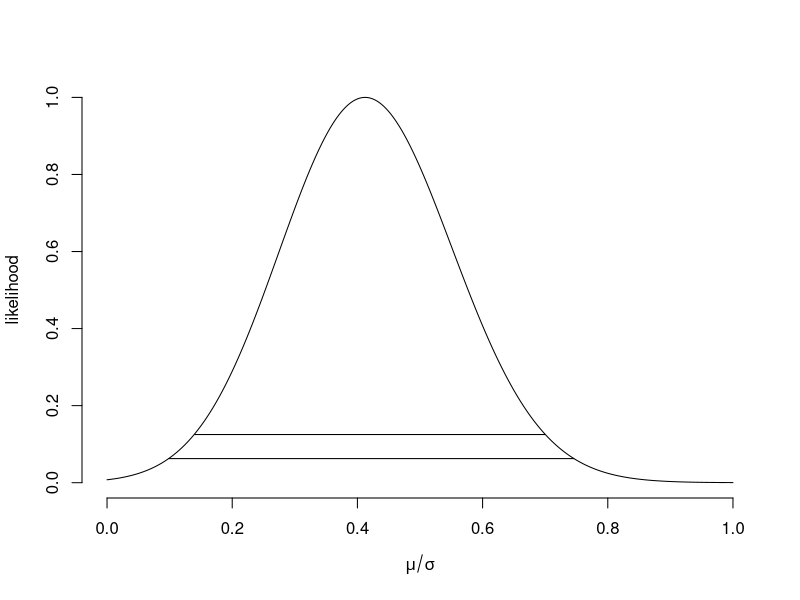
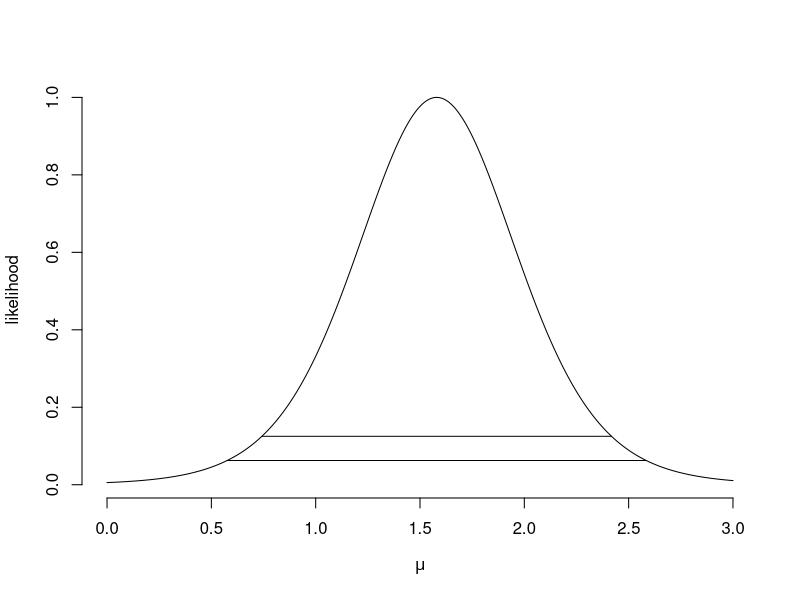

R code for these plots, in order:
data(sleep)
g1 <- sleep$extra[1 : 10]
g2 <- sleep$extra[11 : 20]
difference <- g2 - g1
mn <- mean(difference)
s <- sd(difference)
n <- 10

#postscript("normalLikelihoodMean.eps", height = 6, width = 6, horizontal = FALSE)
tStat <- sqrt(n) * mn / s
esVals <- seq(0, 1, length = 1000)
likVals <- dt(tStat, n - 1, ncp = n * esVals)
likVals <- likVals / max(likVals)
plot(esVals, likVals, type = "l", xlab = expression(mu / sigma), ylab = "likelihood", frame = FALSE)
lines(range(esVals[likVals>1/8]), c(1/8,1/8))
lines(range(esVals[likVals>1/16]), c(1/16,1/16))
#dev.off()

muVals <- seq(0, 3, length = 1000)
likVals <- sapply(muVals,
                  function(mu){
                    (sum((difference - mu)^2) /
                     sum((difference - mn)^2)) ^ (-n/2) 
                  }
                  )
#postscript("normalProfileLikelihoodMean.eps", height = 6, width = 6, horizontal = FALSE)
plot(muVals, likVals, type = "l", xlab = expression(mu), ylab = "likelihood", frame = FALSE)
lines(range(muVals[likVals>1/8]), c(1/8,1/8))
lines(range(muVals[likVals>1/16]), c(1/16,1/16))
#dev.off()
